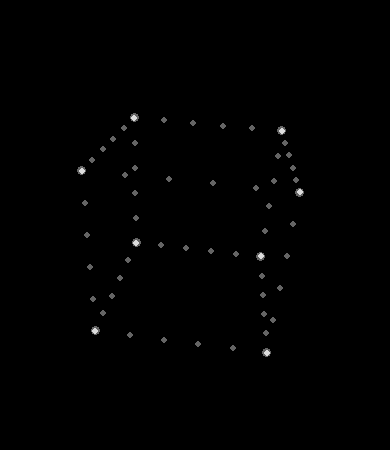

Generate this figure with Python:
# -*- coding: utf-8 -*-
import os
import struct
import math
import numpy as np
from PIL import Image, ImageDraw
from lupa import LuaRuntime

SCRIPT_DIR = os.getcwd()          # переопределяется аргументом --dir
BG_COLOR   = (0, 0, 0, 255)      # переопределяется --bg
ANIM_FRAMES = 60


def read_lvgl_v8_bin(path):
    try:
        with open(path, "rb") as f:
            data = f.read()
        if len(data) < 4:
            return None
        val = struct.unpack("<I", data[:4])[0]
        w = (val >> 10) & 0x7FF
        h = (val >> 21) & 0x7FF
        if w == 0 or h == 0:
            return None
        expected = 4 + w * h * 4
        if len(data) < expected:
            return None
        px = data[4:4 + w * h * 4]
        arr = np.frombuffer(px, dtype=np.uint8).reshape(h, w, 4)
        b = arr[:, :, 0]; g = arr[:, :, 1]
        r = arr[:, :, 2]; a = arr[:, :, 3]
        rgba = np.stack([r, g, b, a], axis=-1).astype(np.uint8)
        return w, h, rgba
    except Exception:
        return None


def parse_color(c):
    if isinstance(c, int):
        r = (c >> 16) & 0xFF
        g = (c >> 8) & 0xFF
        b = c & 0xFF
        return (r, g, b, 255)
    if isinstance(c, str) and c.startswith("#"):
        h = c[1:]
        if len(h) == 6:
            r = int(h[0:2], 16); g = int(h[2:4], 16); b = int(h[4:6], 16)
            return (r, g, b, 255)
        if len(h) == 8:
            a = int(h[0:2], 16); r = int(h[2:4], 16); g = int(h[4:6], 16); b = int(h[6:8], 16)
            return (r, g, b, a)
    return (255, 255, 255, 255)


class Canvas:
    def __init__(self, w, h):
        self.w = w
        self.h = h
        self.bg = BG_COLOR
        self.commands = []
        self.img = Image.new("RGBA", (w, h), self.bg)

    def add(self, owner_id, kind, data):
        self.commands = [c for c in self.commands if c[0] != owner_id]
        self.commands.append((owner_id, kind, data))
        self._redraw()

    def remove(self, owner_id):
        self.commands = [c for c in self.commands if c[0] != owner_id]
        self._redraw()

    def _redraw(self):
        self.img = Image.new("RGBA", (self.w, self.h), self.bg)
        for _, kind, data in self.commands:
            if kind == "bin":
                path, x, y, w, h = data
                res = read_lvgl_v8_bin(path)
                if not res:
                    continue
                iw, ih, rgba = res
                img = Image.fromarray(rgba, mode="RGBA")
                if w is not None and h is not None:
                    w = int(w); h = int(h)
                    if w > 0 and h > 0:
                        img = img.crop((0, 0, min(w, iw), min(h, ih)))
                self.img.alpha_composite(img, (int(x), int(y)))
            elif kind == "rect":
                x, y, w, h, color, radius, hidden = data
                if hidden:
                    continue
                x = int(x); y = int(y); w = int(w); h = int(h)
                if w <= 0 or h <= 0:
                    continue
                layer = Image.new("RGBA", (w, h), (0, 0, 0, 0))
                d = ImageDraw.Draw(layer)
                if radius >= min(w, h) / 2:
                    d.ellipse((0, 0, w - 1, h - 1), fill=color)
                elif radius > 0:
                    d.rounded_rectangle((0, 0, w - 1, h - 1), radius=radius, fill=color)
                else:
                    d.rectangle((0, 0, w - 1, h - 1), fill=color)
                self.img.alpha_composite(layer, (x, y))


class ObjectWrapper:
    _next_id = 0
    def __init__(self, parent, canvas, cfg=None):
        ObjectWrapper._next_id += 1
        self.id = ObjectWrapper._next_id
        self.parent = parent
        self.canvas = canvas
        self.cfg = {
            "x": 0, "y": 0, "w": 0, "h": 0,
            "bg_color": None, "bg_opa": 255,
            "radius": 0, "hidden": False,
        }
        if cfg:
            for k in cfg:
                self.cfg[k] = cfg[k]
        self._draw()

    def _color_with_opa(self):
        col = self.cfg.get("bg_color")
        if col is None:
            return None
        r, g, b, a = parse_color(col)
        opa = self.cfg.get("bg_opa", 255)
        try:
            opa = int(opa)
        except Exception:
            opa = 255
        if opa > 255:
            opa = 255
        a = a * opa // 255
        return (r, g, b, a)

    def _draw(self):
        col = self._color_with_opa()
        if col is None or col[3] == 0:
            self.canvas.remove(self.id)
            return
        data = (
            self.cfg.get("x", 0), self.cfg.get("y", 0),
            self.cfg.get("w", 0), self.cfg.get("h", 0),
            col, int(self.cfg.get("radius", 0)),
            bool(self.cfg.get("hidden", False)),
        )
        self.canvas.add(self.id, "rect", data)

    def set(self, tbl):
        if tbl:
            for k in tbl:
                self.cfg[k] = tbl[k]
        self._draw()
        return self

    def add_flag(self, flag):
        if flag == 3:
            self.cfg["hidden"] = True
            self._draw()
        return self

    def clear_flag(self, flag):
        if flag == 3:
            self.cfg["hidden"] = False
            self._draw()
        return self

    def delete(self):
        self.canvas.remove(self.id)

    def onevent(self, *args, **kwargs):
        return self

    def invalidate(self):
        self._draw()
        return self

    def __getattr__(self, name):
        def noop(*a, **k):
            return self
        return noop

    def __getitem__(self, key):
        # lupa транслирует Lua obj:method(...) через __getitem__ (как obj["method"]),
        # а не через обычный getattr -- поэтому сюда сначала нужно отдавать
        # РЕАЛЬНЫЙ метод/атрибут, если он есть, и только для несуществующих
        # имён возвращать no-op-заглушку. Раньше здесь был безусловный noop,
        # из-за чего вообще ВСЕ вызовы через двоеточие (:set(), :delete(),
        # :add_flag() и т.д.) молча ничего не делали.
        attr = getattr(self, key, None)
        if attr is not None:
            return attr
        def noop(*a, **k):
            return self
        return noop


class ImageWrapper:
    _next_id = 0
    def __init__(self, parent, canvas, script_dir, image_path, cfg):
        ImageWrapper._next_id += 1
        self.id = ImageWrapper._next_id
        self.parent = parent
        self.canvas = canvas
        self.script_dir = script_dir
        self.image_path = image_path
        self.cfg = {}
        if cfg:
            for k in cfg:
                self.cfg[k] = cfg[k]
        self.parent_w = None
        self.parent_h = None
        if parent is not None and hasattr(parent, "cfg"):
            self.parent_w = parent.cfg.get("w")
            self.parent_h = parent.cfg.get("h")
        self._draw()

    def _resolve_pos(self):
        x = self.cfg.get("x")
        y = self.cfg.get("y")
        align = self.cfg.get("align")
        w = self.cfg.get("w")
        h = self.cfg.get("h")
        if (x is None or y is None) and align is not None:
            pw = self.parent_w or self.canvas.w
            ph = self.parent_h or self.canvas.h
            if w is None or h is None:
                src = self.cfg.get("src")
                if src:
                    file_name = src
                    if self.image_path and src.startswith(self.image_path):
                        file_name = src[len(self.image_path):]
                    full = os.path.join(self.script_dir, self.image_path, file_name)
                    res = read_lvgl_v8_bin(full)
                    if res:
                        w, h = res[0], res[1]
            w = w or 0
            h = h or 0
            if align == 0:
                x = (pw - w) // 2; y = (ph - h) // 2
            elif align == 1:
                x, y = 0, 0
            elif align == 2:
                x = (pw - w) // 2; y = 0
            elif align == 3:
                x = pw - w; y = 0
            elif align == 4:
                x = 0; y = (ph - h) // 2
            elif align == 5:
                x = pw - w; y = (ph - h) // 2
            elif align == 6:
                x = 0; y = ph - h
            elif align == 7:
                x = (pw - w) // 2; y = ph - h
            elif align == 8:
                x = pw - w; y = ph - h
        return int(x or 0), int(y or 0)

    def _draw(self):
        src = self.cfg.get("src")
        if not src:
            self.canvas.remove(self.id)
            return
        x, y = self._resolve_pos()
        w = self.cfg.get("w")
        h = self.cfg.get("h")
        file_name = src
        if self.image_path and src.startswith(self.image_path):
            file_name = src[len(self.image_path):]
        full = os.path.join(self.script_dir, self.image_path, file_name)
        self.canvas.add(self.id, "bin", (full, x, y, w, h))

    def set(self, tbl):
        if tbl:
            for k in tbl:
                self.cfg[k] = tbl[k]
        self._draw()
        return self

    def set_src(self, src):
        self.cfg["src"] = src
        self._draw()
        return self

    def invalidate(self):
        self._draw()
        return self

    def add_flag(self, *_):
        return self
    def clear_flag(self, *_):
        return self
    def delete(self):
        self.canvas.remove(self.id)

    def onevent(self, *args, **kwargs):
        return self

    def __getattr__(self, name):
        def noop(*a, **k):
            return self
        return noop

    def __getitem__(self, key):
        # lupa транслирует Lua obj:method(...) через __getitem__ (как obj["method"]),
        # а не через обычный getattr -- поэтому сюда сначала нужно отдавать
        # РЕАЛЬНЫЙ метод/атрибут, если он есть, и только для несуществующих
        # имён возвращать no-op-заглушку. Раньше здесь был безусловный noop,
        # из-за чего вообще ВСЕ вызовы через двоеточие (:set(), :delete(),
        # :add_flag() и т.д.) молча ничего не делали.
        attr = getattr(self, key, None)
        if attr is not None:
            return attr
        def noop(*a, **k):
            return self
        return noop


class TimerWrapper:
    def __init__(self, cfg):
        self.cfg = {}
        if cfg:
            for k in cfg:
                self.cfg[k] = cfg[k]
    def pause(self): return self
    def resume(self): return self
    def reset(self): return self
    def delete(self): pass


class LuaFile:
    def __init__(self, f):
        self.f = f
        self.closed = False
    def read(self, fmt=None):
        if fmt is None or fmt == "*a" or fmt == "a":
            return self.f.read()
        if fmt == "*l" or fmt == "l":
            line = self.f.readline()
            if isinstance(line, bytes) and line.endswith(b"\n"):
                line = line[:-1]
            return line
        if fmt == "*n" or fmt == "n":
            buf = b""
            while True:
                ch = self.f.read(1)
                if not ch:
                    break
                if ch in b"0123456789+-.eE":
                    buf += ch
                else:
                    self.f.seek(self.f.tell() - 1)
                    break
            try:
                return float(buf) if (b"." in buf or b"e" in buf or b"E" in buf) else int(buf)
            except ValueError:
                return None
        if isinstance(fmt, int):
            return self.f.read(fmt)
        return self.f.read()
    def seek(self, whence, offset=None):
        if offset is None:
            return self.f.seek(0, 1)
        wmap = {"set": 0, "cur": 1, "end": 2}
        w = wmap.get(whence, 0)
        return self.f.seek(offset, w)
    def close(self):
        self.f.close()
        self.closed = True
    def write(self, *args):
        for a in args:
            self.f.write(a)
    def flush(self):
        self.f.flush()
    def lines(self):
        for line in self.f:
            yield line


def make_io(script_dir):
    real_open = open
    def open_(path, mode="r"):
        local = os.path.join(script_dir, os.path.basename(path))
        if not os.path.exists(local):
            print(f"  [io.open] нет файла: {local}")
            return None
        f = real_open(local, mode)
        return LuaFile(f)
    return {"open": open_}


class DatamanStub:
    def __init__(self):
        self.subscriptions = []
    def subscribe(self, *args):
        print(f"  [dataman.subscribe] args={len(args)}")
        if len(args) >= 3:
            event = args[0]
            callback = args[-1]
            self.subscriptions.append((event, callback))
        return None
    def fire(self, event, times=1):
        print(f"  [dataman.fire] event={event}, subs={len(self.subscriptions)}")
        for ev, cb in self.subscriptions:
            print(f"    sub: {ev}")
            if ev == event:
                for i in range(times):
                    try:
                        cb(None)
                    except Exception as e:
                        print(f"    error: {e}")


class LVGLFacade:
    def __init__(self, canvas, script_dir, image_path):
        self.canvas = canvas
        self.script_dir = script_dir
        self.image_path = image_path

    def Image(self, parent, cfg):
        return ImageWrapper(parent, self.canvas, self.script_dir, self.image_path, cfg)

    def Object(self, parent, cfg):
        return ObjectWrapper(parent, self.canvas, cfg)

    def Timer(self, cfg):
        return TimerWrapper(cfg)

    def OPA(self, v):
        return v

    def HOR_RES(self):
        return self.canvas.w

    def VER_RES(self):
        return self.canvas.h

    def __getattr__(self, name):
        def noop(*a, **k):
            return None
        return noop


class LuaEmulator:
    def __init__(self, canvas, script_dir, image_path):
        self.canvas = canvas
        self.script_dir = script_dir
        self.image_path = image_path
        self.lua = LuaRuntime(unpack_returned_tuples=True)
        self.lvgl_facade = LVGLFacade(canvas, script_dir, image_path)
        self.dataman = DatamanStub()

    def run(self, lua_path):
        lua = self.lua
        g = lua.globals()
        g.math   = lua.eval("require('math')")
        g.string = lua.eval("require('string')")
        g.os     = lua.eval("require('os')")
        g.table  = lua.eval("require('table')")
        g.io = lua.table_from(make_io(self.script_dir))
        g.dataman = lua.table_from({"subscribe": self.dataman.subscribe})

        lvgl_table = lua.table()
        lvgl_table["Image"]   = self.lvgl_facade.Image
        lvgl_table["Object"]  = self.lvgl_facade.Object
        lvgl_table["Timer"]   = self.lvgl_facade.Timer
        lvgl_table["OPA"]     = self.lvgl_facade.OPA
        lvgl_table["HOR_RES"] = self.lvgl_facade.HOR_RES
        lvgl_table["VER_RES"] = self.lvgl_facade.VER_RES
        lvgl_table["FLAG"] = lua.table_from({
            "EVENT_BUBBLE": 1, "SCROLLABLE": 2, "HIDDEN": 3,
        })
        lvgl_table["ALIGN"] = lua.table_from({
            "CENTER": 0, "TOP_LEFT": 1, "TOP_MID": 2, "TOP_RIGHT": 3,
            "LEFT_MID": 4, "RIGHT_MID": 5,
            "BOTTOM_LEFT": 6, "BOTTOM_MID": 7, "BOTTOM_RIGHT": 8,
        })
        lvgl_table["EVENT"] = lua.table_from({
            "CLICKED": 1, "PRESSED": 2, "RELEASED": 3,
        })
        lvgl_table["RADIUS_CIRCLE"] = 9999
        g.lvgl = lvgl_table
        g.SCRIPT_PATH = self.image_path
        g.print = print

        def require(name):
            if name == "lvgl": return lvgl_table
            if name == "math": return g.math
            if name == "string": return g.string
            if name == "os": return g.os
            if name == "io": return g.io
            if name == "dataman": return g.dataman
            return None
        g.require = require

        with open(lua_path, "r", encoding="utf-8") as f:
            code = f.read()

        lines = code.split("\n")
        while lines and lines[0].lstrip().startswith("#"):
            lines.pop(0)
        code = "\n".join(lines)

        lua.execute(code)
        try:
            lua.eval("ScreenStateChangedCB('OFF', 'ON', 'emu')")
        except Exception as e:
            print(f"  [WARN] ScreenStateChangedCB: {e}")

        self.dataman.fire("timeCentiSecond", times=ANIM_FRAMES)


def main():
    import argparse
    global SCRIPT_DIR, BG_COLOR
    ap = argparse.ArgumentParser(
        description="Универсальный предпросмотр Lua-циферблатов: реально выполняет "
                    ".lua через lupa с заглушками lvgl/io/dataman и сохраняет PNG.")
    ap.add_argument("lua", help="путь к .lua файлу")
    ap.add_argument("--dir", default=None,
                    help="папка с .bin и database.db (по умолчанию -- папка .lua файла). "
                         "io.open() ищет файлы по ИМЕНИ в этой папке, путь игнорируется")
    ap.add_argument("--width", type=int, default=390)
    ap.add_argument("--height", type=int, default=450)
    ap.add_argument("--bg", default="#000000")
    ap.add_argument("--scale", type=int, default=1, help="увеличение итогового PNG")
    ap.add_argument("--out", default="preview.png")
    args = ap.parse_args()

    lua_full = os.path.abspath(args.lua)
    SCRIPT_DIR = os.path.abspath(args.dir) if args.dir else os.path.dirname(lua_full)
    h = args.bg.lstrip("#")
    BG_COLOR = tuple(int(h[i:i + 2], 16) for i in (0, 2, 4)) + (255,)

    canvas = Canvas(args.width, args.height)
    canvas.bg = (0, 0, 0, 0)          # холст прозрачный: фон добавляется только в предпросмотр
    canvas._redraw()
    emu = LuaEmulator(canvas, SCRIPT_DIR, "")
    emu.run(lua_full)

    transparent = canvas.img.copy()
    preview = Image.new("RGBA", transparent.size, BG_COLOR)
    preview.alpha_composite(transparent)

    if args.scale != 1:
        size = (transparent.width * args.scale, transparent.height * args.scale)
        transparent = transparent.resize(size, Image.NEAREST)
        preview = preview.resize(size, Image.NEAREST)

    base, ext = os.path.splitext(args.out)
    out_transparent = f"{base}_transparent{ext or '.png'}"
    preview.save(args.out)
    transparent.save(out_transparent)
    print(f"Предпросмотр (фон {args.bg}): {args.out}")
    print(f"Прозрачный PNG:               {out_transparent}")


if __name__ == "__main__":
    main()
